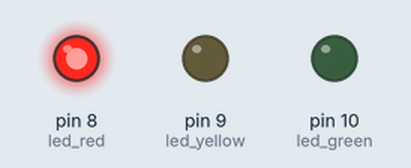
Simulated run of this sketch. Board: Arduino Uno, built with avr-gcc and run on an emulated ATmega328P. On the bench: output pins drawn as LEDs (lit = HIGH).

Above: at 4.0 s.
At 9.0 s:
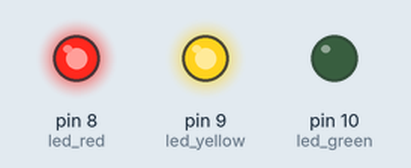
At 14.0 s:
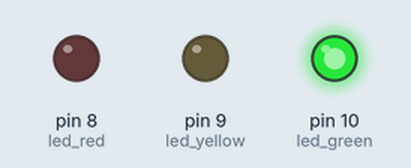
At 19.0 s:
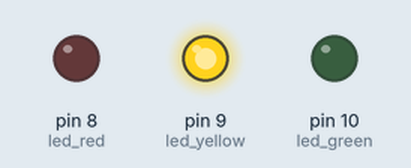
Timing chart, 0 to 26.0 s (numbered marks = the images above):
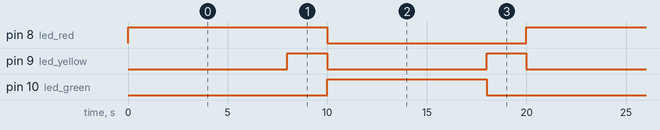

Measured:
- by itself, pin 8 (led_red): alternates HIGH for 10.0 s and LOW for 10.0 s
- by itself, pin 9 (led_yellow): alternates HIGH for 2.0 s and LOW for 8.0 s
- by itself, pin 10 (led_green): alternates HIGH for 8.0 s and LOW for 12.0 s

The sketch:

sketch_dec30a.ino
```cpp
// TRAFFIC LIGHTS
// by Chris and Kamil
// initial project 2019.12.30
// version 2019.12.30_10:22

#define led_red 8
#define led_yellow 9
#define led_green 10

void setup() {
  pinMode(led_red, OUTPUT); // red
  pinMode(led_yellow, OUTPUT); // yellow
  pinMode(led_green, OUTPUT); // green

  disableAllLeds();
}
void loop() {
  enableOneLed('r');
  delay(8000);
  enableLed('y');
  delay(2000);
  enableOneLed('g');
  delay(8000);
  enableOneLed('y');
  delay(2000);
}

void enableOneLed(char color) {
  disableAllLeds();
  enableLed(color);
}

void enableLed(char color) {
  switch (color) {
    case 'r':
      digitalWrite(led_red, HIGH);
      break;
    case 'y':
      digitalWrite(led_yellow, HIGH);
      break;
    case 'g':
      digitalWrite(led_green, HIGH);
      break;
  }
}

void disableAllLeds() {
  digitalWrite(led_red, LOW);
  digitalWrite(led_yellow, LOW);
  digitalWrite(led_green, LOW);
}
```
